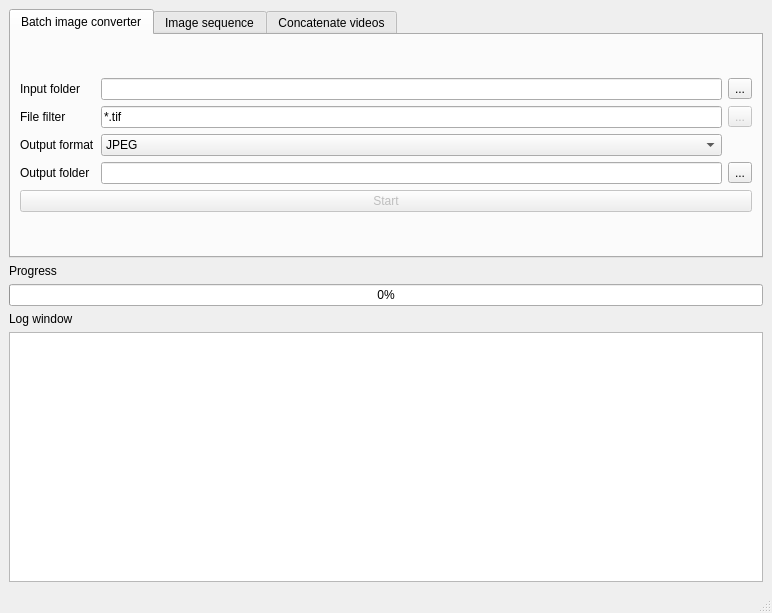
<?xml version="1.0" encoding="UTF-8"?>
<ui version="4.0">
 <class>MainWindow</class>
 <widget class="QMainWindow" name="MainWindow">
  <property name="geometry">
   <rect>
    <x>0</x>
    <y>0</y>
    <width>772</width>
    <height>613</height>
   </rect>
  </property>
  <property name="windowTitle">
   <string>MovieMaker</string>
  </property>
  <property name="windowIcon">
   <iconset resource="resource.qrc">
    <normaloff>:/resources/icons8-bobina-40.png</normaloff>:/resources/icons8-bobina-40.png</iconset>
  </property>
  <property name="unifiedTitleAndToolBarOnMac">
   <bool>false</bool>
  </property>
  <widget class="QWidget" name="centralwidget">
   <layout class="QVBoxLayout" name="verticalLayout_13">
    <item>
     <layout class="QVBoxLayout" name="verticalLayout_12">
      <item>
       <widget class="QTabWidget" name="tab_moviemaker">
        <property name="toolTip">
         <string/>
        </property>
        <property name="currentIndex">
         <number>0</number>
        </property>
        <widget class="QWidget" name="tab">
         <attribute name="title">
          <string>Batch image converter</string>
         </attribute>
         <layout class="QVBoxLayout" name="verticalLayout_11">
          <item>
           <layout class="QVBoxLayout" name="verticalLayout_9">
            <item>
             <layout class="QGridLayout" name="gridLayout_4">
              <item row="0" column="0">
               <widget class="QLabel" name="label_10">
                <property name="text">
                 <string>Input folder</string>
                </property>
                <property name="buddy">
                 <cstring>converter_input_path_text</cstring>
                </property>
               </widget>
              </item>
              <item row="0" column="1">
               <widget class="QLineEdit" name="converter_input_path_text">
                <property name="minimumSize">
                 <size>
                  <width>300</width>
                  <height>0</height>
                 </size>
                </property>
                <property name="toolTip">
                 <string>&lt;html&gt;&lt;head/&gt;&lt;body&gt;&lt;p&gt;&lt;span style=&quot; font-weight:600;&quot;&gt;Input directory&lt;/span&gt;&lt;/p&gt;&lt;/body&gt;&lt;/html&gt;</string>
                </property>
               </widget>
              </item>
              <item row="0" column="2">
               <widget class="QToolButton" name="converter_input_path_button">
                <property name="toolTip">
                 <string>&lt;html&gt;&lt;head/&gt;&lt;body&gt;&lt;p&gt;&lt;span style=&quot; font-weight:600;&quot;&gt;Open a file dialog window&lt;/span&gt;&lt;/p&gt;&lt;p&gt;And select the directory containing the input files you want to convert&lt;/p&gt;&lt;/body&gt;&lt;/html&gt;</string>
                </property>
                <property name="text">
                 <string>...</string>
                </property>
                <property name="icon">
                 <iconset resource="resource.qrc">
                  <normaloff>:/resources/icons8-opened-folder-30.png</normaloff>:/resources/icons8-opened-folder-30.png</iconset>
                </property>
               </widget>
              </item>
              <item row="1" column="0">
               <widget class="QLabel" name="label_11">
                <property name="text">
                 <string>File filter</string>
                </property>
                <property name="buddy">
                 <cstring>converter_file_filter_text</cstring>
                </property>
               </widget>
              </item>
              <item row="1" column="1">
               <widget class="QLineEdit" name="converter_file_filter_text">
                <property name="minimumSize">
                 <size>
                  <width>300</width>
                  <height>0</height>
                 </size>
                </property>
                <property name="toolTip">
                 <string>&lt;html&gt;&lt;head/&gt;&lt;body&gt;&lt;p&gt;Use wildcards (* and ?) to define your selection filter&lt;/p&gt;&lt;/body&gt;&lt;/html&gt;</string>
                </property>
                <property name="text">
                 <string>*.tif</string>
                </property>
               </widget>
              </item>
              <item row="1" column="2">
               <widget class="QToolButton" name="converter_test_filter_button">
                <property name="enabled">
                 <bool>false</bool>
                </property>
                <property name="toolTip">
                 <string>&lt;html&gt;&lt;head/&gt;&lt;body&gt;&lt;p&gt;&lt;span style=&quot; font-weight:600;&quot;&gt;Check if the filter is matching your selection.&lt;/span&gt;&lt;/p&gt;&lt;p&gt;A list of selected files is displayed in the log window.&lt;/p&gt;&lt;/body&gt;&lt;/html&gt;</string>
                </property>
                <property name="text">
                 <string>...</string>
                </property>
                <property name="icon">
                 <iconset resource="resource.qrc">
                  <normaloff>:/resources/icons8-ok-30.png</normaloff>:/resources/icons8-ok-30.png</iconset>
                </property>
               </widget>
              </item>
              <item row="2" column="0">
               <widget class="QLabel" name="label_13">
                <property name="text">
                 <string>Output format</string>
                </property>
                <property name="buddy">
                 <cstring>converter_output_format_combobox</cstring>
                </property>
               </widget>
              </item>
              <item row="2" column="1">
               <widget class="QComboBox" name="converter_output_format_combobox">
                <property name="minimumSize">
                 <size>
                  <width>300</width>
                  <height>0</height>
                 </size>
                </property>
                <property name="toolTip">
                 <string>&lt;html&gt;&lt;head/&gt;&lt;body&gt;&lt;p&gt;Select the output file format&lt;/p&gt;&lt;/body&gt;&lt;/html&gt;</string>
                </property>
                <property name="currentIndex">
                 <number>0</number>
                </property>
                <item>
                 <property name="text">
                  <string comment="JPG">JPEG</string>
                 </property>
                </item>
                <item>
                 <property name="text">
                  <string comment="PNG">PNG</string>
                 </property>
                </item>
               </widget>
              </item>
              <item row="3" column="0">
               <widget class="QLabel" name="label_12">
                <property name="text">
                 <string>Output folder</string>
                </property>
                <property name="buddy">
                 <cstring>converter_output_path_text</cstring>
                </property>
               </widget>
              </item>
              <item row="3" column="1">
               <widget class="QLineEdit" name="converter_output_path_text">
                <property name="minimumSize">
                 <size>
                  <width>300</width>
                  <height>0</height>
                 </size>
                </property>
                <property name="toolTip">
                 <string>&lt;html&gt;&lt;head/&gt;&lt;body&gt;&lt;p&gt;Output folder&lt;/p&gt;&lt;/body&gt;&lt;/html&gt;</string>
                </property>
               </widget>
              </item>
              <item row="3" column="2">
               <widget class="QToolButton" name="converter_output_path_button">
                <property name="text">
                 <string>...</string>
                </property>
                <property name="icon">
                 <iconset resource="resource.qrc">
                  <normaloff>:/resources/icons8-opened-folder-30.png</normaloff>:/resources/icons8-opened-folder-30.png</iconset>
                </property>
               </widget>
              </item>
             </layout>
            </item>
            <item>
             <widget class="QPushButton" name="converter_start_button">
              <property name="enabled">
               <bool>false</bool>
              </property>
              <property name="sizePolicy">
               <sizepolicy hsizetype="Minimum" vsizetype="Fixed">
                <horstretch>0</horstretch>
                <verstretch>0</verstretch>
               </sizepolicy>
              </property>
              <property name="toolTip">
               <string>&lt;html&gt;&lt;head/&gt;&lt;body&gt;&lt;p&gt;Start the batch conversion&lt;/p&gt;&lt;/body&gt;&lt;/html&gt;</string>
              </property>
              <property name="text">
               <string>Start</string>
              </property>
              <property name="icon">
               <iconset resource="resource.qrc">
                <normaloff>:/resources/icons8-start-30.png</normaloff>:/resources/icons8-start-30.png</iconset>
              </property>
             </widget>
            </item>
           </layout>
          </item>
         </layout>
        </widget>
        <widget class="QWidget" name="tab_imagesequence">
         <attribute name="title">
          <string>Image sequence</string>
         </attribute>
         <layout class="QVBoxLayout" name="verticalLayout_10">
          <item>
           <layout class="QGridLayout" name="gridLayout_2">
            <item row="0" column="0">
             <widget class="QLabel" name="label">
              <property name="text">
               <string>Input folder</string>
              </property>
              <property name="buddy">
               <cstring>sequence_image_path_text</cstring>
              </property>
             </widget>
            </item>
            <item row="0" column="1">
             <widget class="QLineEdit" name="sequence_image_path_text">
              <property name="minimumSize">
               <size>
                <width>300</width>
                <height>0</height>
               </size>
              </property>
              <property name="toolTip">
               <string>&lt;html&gt;&lt;head/&gt;&lt;body&gt;&lt;p&gt;Folder containig the images to build the video sequence&lt;/p&gt;&lt;/body&gt;&lt;/html&gt;</string>
              </property>
             </widget>
            </item>
            <item row="0" column="2">
             <widget class="QToolButton" name="sequence_input_open_folder_button">
              <property name="toolTip">
               <string>&lt;html&gt;&lt;head/&gt;&lt;body&gt;&lt;p&gt;Open a file dialog window to select the input folder&lt;/p&gt;&lt;/body&gt;&lt;/html&gt;</string>
              </property>
              <property name="text">
               <string>...</string>
              </property>
              <property name="icon">
               <iconset resource="resource.qrc">
                <normaloff>:/resources/icons8-opened-folder-30.png</normaloff>:/resources/icons8-opened-folder-30.png</iconset>
              </property>
             </widget>
            </item>
            <item row="1" column="0">
             <widget class="QLabel" name="label_2">
              <property name="text">
               <string>Image filter</string>
              </property>
              <property name="buddy">
               <cstring>sequence_image_filter_text</cstring>
              </property>
             </widget>
            </item>
            <item row="1" column="1">
             <widget class="QLineEdit" name="sequence_image_filter_text">
              <property name="minimumSize">
               <size>
                <width>0</width>
                <height>0</height>
               </size>
              </property>
              <property name="toolTip">
               <string>&lt;html&gt;&lt;head/&gt;&lt;body&gt;&lt;p&gt;Use wildcards (* and ?) to filter the files in the input folder.&lt;/p&gt;&lt;/body&gt;&lt;/html&gt;</string>
              </property>
              <property name="text">
               <string>*.jpeg</string>
              </property>
             </widget>
            </item>
            <item row="2" column="0">
             <widget class="QLabel" name="label_3">
              <property name="text">
               <string>Output video filename</string>
              </property>
              <property name="buddy">
               <cstring>sequence_output_filename_text</cstring>
              </property>
             </widget>
            </item>
            <item row="2" column="1">
             <widget class="QLineEdit" name="sequence_output_filename_text">
              <property name="minimumSize">
               <size>
                <width>0</width>
                <height>0</height>
               </size>
              </property>
              <property name="toolTip">
               <string>&lt;html&gt;&lt;head/&gt;&lt;body&gt;&lt;p&gt;Filename of the output image sequence movie.&lt;/p&gt;&lt;/body&gt;&lt;/html&gt;</string>
              </property>
             </widget>
            </item>
            <item row="2" column="2">
             <widget class="QToolButton" name="sequence_output_filename_button">
              <property name="toolTip">
               <string>&lt;html&gt;&lt;head/&gt;&lt;body&gt;&lt;p&gt;Open a file dialog window to select the output file name&lt;/p&gt;&lt;/body&gt;&lt;/html&gt;</string>
              </property>
              <property name="text">
               <string>...</string>
              </property>
              <property name="icon">
               <iconset resource="resource.qrc">
                <normaloff>:/resources/icons8-opened-folder-30.png</normaloff>:/resources/icons8-opened-folder-30.png</iconset>
              </property>
             </widget>
            </item>
            <item row="1" column="2">
             <widget class="QToolButton" name="sequence_test_filter_button">
              <property name="enabled">
               <bool>false</bool>
              </property>
              <property name="toolTip">
               <string>&lt;html&gt;&lt;head/&gt;&lt;body&gt;&lt;p&gt;Check the it the filter is matching your selection. &lt;/p&gt;&lt;p&gt;The output is displayed in the log window.&lt;/p&gt;&lt;/body&gt;&lt;/html&gt;</string>
              </property>
              <property name="text">
               <string>...</string>
              </property>
              <property name="icon">
               <iconset resource="resource.qrc">
                <normaloff>:/resources/icons8-ok-30.png</normaloff>:/resources/icons8-ok-30.png</iconset>
              </property>
             </widget>
            </item>
           </layout>
          </item>
          <item>
           <layout class="QVBoxLayout" name="verticalLayout">
            <item>
             <widget class="QGroupBox" name="sequence_groupbox">
              <property name="title">
               <string>Advanced options</string>
              </property>
              <layout class="QVBoxLayout" name="verticalLayout_3">
               <item>
                <layout class="QVBoxLayout" name="verticalLayout_2">
                 <item>
                  <layout class="QHBoxLayout" name="horizontalLayout_4">
                   <item>
                    <widget class="QLabel" name="label_4">
                     <property name="text">
                      <string>FPS</string>
                     </property>
                     <property name="buddy">
                      <cstring>sequence_fpb_spin</cstring>
                     </property>
                    </widget>
                   </item>
                   <item>
                    <widget class="QDoubleSpinBox" name="sequence_fpb_spin">
                     <property name="toolTip">
                      <string>&lt;html&gt;&lt;head/&gt;&lt;body&gt;&lt;p&gt;Select a number of frame to display in a second.&lt;/p&gt;&lt;/body&gt;&lt;/html&gt;</string>
                     </property>
                     <property name="prefix">
                      <string/>
                     </property>
                     <property name="minimum">
                      <double>0.100000000000000</double>
                     </property>
                     <property name="singleStep">
                      <double>0.010000000000000</double>
                     </property>
                     <property name="value">
                      <double>4.000000000000000</double>
                     </property>
                    </widget>
                   </item>
                  </layout>
                 </item>
                </layout>
               </item>
              </layout>
             </widget>
            </item>
            <item>
             <widget class="QPushButton" name="sequence_start_button">
              <property name="enabled">
               <bool>false</bool>
              </property>
              <property name="sizePolicy">
               <sizepolicy hsizetype="Minimum" vsizetype="Fixed">
                <horstretch>0</horstretch>
                <verstretch>0</verstretch>
               </sizepolicy>
              </property>
              <property name="toolTip">
               <string>&lt;html&gt;&lt;head/&gt;&lt;body&gt;&lt;p&gt;Start the image sequence composition&lt;/p&gt;&lt;/body&gt;&lt;/html&gt;</string>
              </property>
              <property name="text">
               <string>Start</string>
              </property>
              <property name="icon">
               <iconset resource="resource.qrc">
                <normaloff>:/resources/icons8-start-30.png</normaloff>:/resources/icons8-start-30.png</iconset>
              </property>
             </widget>
            </item>
           </layout>
          </item>
         </layout>
        </widget>
        <widget class="QWidget" name="tab_concatenate">
         <attribute name="title">
          <string>Concatenate videos</string>
         </attribute>
         <layout class="QVBoxLayout" name="verticalLayout_5">
          <item>
           <layout class="QVBoxLayout" name="verticalLayout_4">
            <item>
             <layout class="QVBoxLayout" name="verticalLayout_7">
              <item>
               <widget class="QGroupBox" name="groupBox">
                <property name="title">
                 <string>Input files</string>
                </property>
                <layout class="QHBoxLayout" name="horizontalLayout_2">
                 <item>
                  <layout class="QGridLayout" name="gridLayout">
                   <item row="0" column="1">
                    <widget class="QLineEdit" name="join_video1_path_text">
                     <property name="minimumSize">
                      <size>
                       <width>200</width>
                       <height>0</height>
                      </size>
                     </property>
                     <property name="toolTip">
                      <string>&lt;html&gt;&lt;head/&gt;&lt;body&gt;&lt;p&gt;Filename of the first video&lt;/p&gt;&lt;/body&gt;&lt;/html&gt;</string>
                     </property>
                    </widget>
                   </item>
                   <item row="1" column="0">
                    <widget class="QLabel" name="label_8">
                     <property name="text">
                      <string>Second video</string>
                     </property>
                     <property name="buddy">
                      <cstring>join_video2_path_text</cstring>
                     </property>
                    </widget>
                   </item>
                   <item row="1" column="1">
                    <widget class="QLineEdit" name="join_video2_path_text">
                     <property name="minimumSize">
                      <size>
                       <width>200</width>
                       <height>0</height>
                      </size>
                     </property>
                     <property name="toolTip">
                      <string>&lt;html&gt;&lt;head/&gt;&lt;body&gt;&lt;p&gt;Filename of the second video&lt;/p&gt;&lt;/body&gt;&lt;/html&gt;</string>
                     </property>
                    </widget>
                   </item>
                   <item row="0" column="0">
                    <widget class="QLabel" name="label_7">
                     <property name="text">
                      <string>First video</string>
                     </property>
                     <property name="buddy">
                      <cstring>join_video1_path_text</cstring>
                     </property>
                    </widget>
                   </item>
                   <item row="1" column="2">
                    <widget class="QToolButton" name="join_open_video2_button">
                     <property name="text">
                      <string>...</string>
                     </property>
                     <property name="icon">
                      <iconset resource="resource.qrc">
                       <normaloff>:/resources/icons8-opened-folder-30.png</normaloff>:/resources/icons8-opened-folder-30.png</iconset>
                     </property>
                    </widget>
                   </item>
                   <item row="0" column="2">
                    <widget class="QToolButton" name="join_open_video1_button">
                     <property name="text">
                      <string>...</string>
                     </property>
                     <property name="icon">
                      <iconset resource="resource.qrc">
                       <normaloff>:/resources/icons8-opened-folder-30.png</normaloff>:/resources/icons8-opened-folder-30.png</iconset>
                     </property>
                    </widget>
                   </item>
                  </layout>
                 </item>
                </layout>
               </widget>
              </item>
              <item>
               <widget class="QGroupBox" name="groupBox_2">
                <property name="title">
                 <string>Output file</string>
                </property>
                <layout class="QHBoxLayout" name="horizontalLayout_3">
                 <item>
                  <layout class="QGridLayout" name="gridLayout_3">
                   <item row="0" column="0">
                    <widget class="QLabel" name="label_9">
                     <property name="text">
                      <string>Output video</string>
                     </property>
                     <property name="buddy">
                      <cstring>join_outputvideo_path_text</cstring>
                     </property>
                    </widget>
                   </item>
                   <item row="0" column="1">
                    <widget class="QLineEdit" name="join_outputvideo_path_text">
                     <property name="minimumSize">
                      <size>
                       <width>200</width>
                       <height>0</height>
                      </size>
                     </property>
                     <property name="toolTip">
                      <string>&lt;html&gt;&lt;head/&gt;&lt;body&gt;&lt;p&gt;Filename of the output video&lt;/p&gt;&lt;/body&gt;&lt;/html&gt;</string>
                     </property>
                    </widget>
                   </item>
                   <item row="0" column="2">
                    <widget class="QToolButton" name="join_open_output_video_button">
                     <property name="text">
                      <string>...</string>
                     </property>
                     <property name="icon">
                      <iconset resource="resource.qrc">
                       <normaloff>:/resources/icons8-opened-folder-30.png</normaloff>:/resources/icons8-opened-folder-30.png</iconset>
                     </property>
                    </widget>
                   </item>
                  </layout>
                 </item>
                </layout>
               </widget>
              </item>
             </layout>
            </item>
            <item>
             <widget class="QPushButton" name="join_start_button">
              <property name="enabled">
               <bool>false</bool>
              </property>
              <property name="focusPolicy">
               <enum>Qt::NoFocus</enum>
              </property>
              <property name="toolTip">
               <string>&lt;html&gt;&lt;head/&gt;&lt;body&gt;&lt;p&gt;Start to join the videos&lt;/p&gt;&lt;/body&gt;&lt;/html&gt;</string>
              </property>
              <property name="text">
               <string>Start</string>
              </property>
              <property name="icon">
               <iconset resource="resource.qrc">
                <normaloff>:/resources/icons8-start-30.png</normaloff>:/resources/icons8-start-30.png</iconset>
              </property>
             </widget>
            </item>
           </layout>
          </item>
         </layout>
        </widget>
       </widget>
      </item>
      <item>
       <layout class="QVBoxLayout" name="verticalLayout_6">
        <item>
         <widget class="QLabel" name="progressbar_label">
          <property name="text">
           <string>Progress</string>
          </property>
         </widget>
        </item>
        <item>
         <widget class="QProgressBar" name="progressBar">
          <property name="value">
           <number>0</number>
          </property>
          <property name="textVisible">
           <bool>true</bool>
          </property>
         </widget>
        </item>
       </layout>
      </item>
      <item>
       <layout class="QVBoxLayout" name="verticalLayout_8">
        <item>
         <widget class="QLabel" name="label_6">
          <property name="text">
           <string>Log window</string>
          </property>
          <property name="buddy">
           <cstring>messagewindow</cstring>
          </property>
         </widget>
        </item>
        <item>
         <widget class="QPlainTextEdit" name="messagewindow">
          <property name="minimumSize">
           <size>
            <width>750</width>
            <height>250</height>
           </size>
          </property>
          <property name="readOnly">
           <bool>true</bool>
          </property>
         </widget>
        </item>
       </layout>
      </item>
     </layout>
    </item>
   </layout>
  </widget>
  <widget class="QMenuBar" name="menubar">
   <property name="geometry">
    <rect>
     <x>0</x>
     <y>0</y>
     <width>772</width>
     <height>21</height>
    </rect>
   </property>
  </widget>
  <widget class="QStatusBar" name="statusbar"/>
 </widget>
 <tabstops>
  <tabstop>tab_moviemaker</tabstop>
  <tabstop>converter_input_path_text</tabstop>
  <tabstop>converter_input_path_button</tabstop>
  <tabstop>converter_file_filter_text</tabstop>
  <tabstop>converter_test_filter_button</tabstop>
  <tabstop>converter_output_format_combobox</tabstop>
  <tabstop>converter_output_path_text</tabstop>
  <tabstop>converter_output_path_button</tabstop>
  <tabstop>converter_start_button</tabstop>
  <tabstop>sequence_image_path_text</tabstop>
  <tabstop>sequence_input_open_folder_button</tabstop>
  <tabstop>sequence_image_filter_text</tabstop>
  <tabstop>sequence_test_filter_button</tabstop>
  <tabstop>sequence_output_filename_text</tabstop>
  <tabstop>sequence_output_filename_button</tabstop>
  <tabstop>sequence_fpb_spin</tabstop>
  <tabstop>sequence_start_button</tabstop>
  <tabstop>join_video1_path_text</tabstop>
  <tabstop>join_open_video1_button</tabstop>
  <tabstop>join_video2_path_text</tabstop>
  <tabstop>join_open_video2_button</tabstop>
  <tabstop>join_outputvideo_path_text</tabstop>
  <tabstop>join_open_output_video_button</tabstop>
  <tabstop>messagewindow</tabstop>
 </tabstops>
 <resources>
  <include location="resource.qrc"/>
 </resources>
 <connections>
  <connection>
   <sender>sequence_input_open_folder_button</sender>
   <signal>clicked()</signal>
   <receiver>MainWindow</receiver>
   <slot>sequence_open_input_folder()</slot>
   <hints>
    <hint type="sourcelabel">
     <x>120</x>
     <y>91</y>
    </hint>
    <hint type="destinationlabel">
     <x>521</x>
     <y>32</y>
    </hint>
   </hints>
  </connection>
  <connection>
   <sender>sequence_output_filename_button</sender>
   <signal>clicked()</signal>
   <receiver>MainWindow</receiver>
   <slot>sequence_open_output_file()</slot>
   <hints>
    <hint type="sourcelabel">
     <x>120</x>
     <y>91</y>
    </hint>
    <hint type="destinationlabel">
     <x>288</x>
     <y>31</y>
    </hint>
   </hints>
  </connection>
  <connection>
   <sender>join_open_video1_button</sender>
   <signal>clicked()</signal>
   <receiver>MainWindow</receiver>
   <slot>join_open_video1()</slot>
   <hints>
    <hint type="sourcelabel">
     <x>735</x>
     <y>109</y>
    </hint>
    <hint type="destinationlabel">
     <x>518</x>
     <y>314</y>
    </hint>
   </hints>
  </connection>
  <connection>
   <sender>join_open_video2_button</sender>
   <signal>clicked()</signal>
   <receiver>MainWindow</receiver>
   <slot>join_open_video2()</slot>
   <hints>
    <hint type="sourcelabel">
     <x>735</x>
     <y>137</y>
    </hint>
    <hint type="destinationlabel">
     <x>514</x>
     <y>303</y>
    </hint>
   </hints>
  </connection>
  <connection>
   <sender>join_open_output_video_button</sender>
   <signal>clicked()</signal>
   <receiver>MainWindow</receiver>
   <slot>join_open_output_video()</slot>
   <hints>
    <hint type="sourcelabel">
     <x>735</x>
     <y>200</y>
    </hint>
    <hint type="destinationlabel">
     <x>517</x>
     <y>269</y>
    </hint>
   </hints>
  </connection>
  <connection>
   <sender>sequence_test_filter_button</sender>
   <signal>clicked()</signal>
   <receiver>MainWindow</receiver>
   <slot>sequence_test_filter()</slot>
   <hints>
    <hint type="sourcelabel">
     <x>120</x>
     <y>91</y>
    </hint>
    <hint type="destinationlabel">
     <x>514</x>
     <y>577</y>
    </hint>
   </hints>
  </connection>
  <connection>
   <sender>sequence_image_path_text</sender>
   <signal>editingFinished()</signal>
   <receiver>MainWindow</receiver>
   <slot>sequence_validate_start()</slot>
   <hints>
    <hint type="sourcelabel">
     <x>276</x>
     <y>66</y>
    </hint>
    <hint type="destinationlabel">
     <x>328</x>
     <y>26</y>
    </hint>
   </hints>
  </connection>
  <connection>
   <sender>sequence_image_filter_text</sender>
   <signal>editingFinished()</signal>
   <receiver>MainWindow</receiver>
   <slot>sequence_validate_start()</slot>
   <hints>
    <hint type="sourcelabel">
     <x>120</x>
     <y>91</y>
    </hint>
    <hint type="destinationlabel">
     <x>516</x>
     <y>98</y>
    </hint>
   </hints>
  </connection>
  <connection>
   <sender>sequence_output_filename_text</sender>
   <signal>editingFinished()</signal>
   <receiver>MainWindow</receiver>
   <slot>sequence_validate_start()</slot>
   <hints>
    <hint type="sourcelabel">
     <x>120</x>
     <y>91</y>
    </hint>
    <hint type="destinationlabel">
     <x>514</x>
     <y>169</y>
    </hint>
   </hints>
  </connection>
  <connection>
   <sender>converter_input_path_button</sender>
   <signal>clicked()</signal>
   <receiver>MainWindow</receiver>
   <slot>converter_open_input_folder()</slot>
   <hints>
    <hint type="sourcelabel">
     <x>746</x>
     <y>94</y>
    </hint>
    <hint type="destinationlabel">
     <x>483</x>
     <y>588</y>
    </hint>
   </hints>
  </connection>
  <connection>
   <sender>converter_test_filter_button</sender>
   <signal>clicked()</signal>
   <receiver>MainWindow</receiver>
   <slot>converter_test_filter()</slot>
   <hints>
    <hint type="sourcelabel">
     <x>746</x>
     <y>131</y>
    </hint>
    <hint type="destinationlabel">
     <x>446</x>
     <y>585</y>
    </hint>
   </hints>
  </connection>
  <connection>
   <sender>converter_output_path_button</sender>
   <signal>clicked()</signal>
   <receiver>MainWindow</receiver>
   <slot>converter_open_output_folder()</slot>
   <hints>
    <hint type="sourcelabel">
     <x>746</x>
     <y>203</y>
    </hint>
    <hint type="destinationlabel">
     <x>324</x>
     <y>585</y>
    </hint>
   </hints>
  </connection>
  <connection>
   <sender>converter_input_path_text</sender>
   <signal>editingFinished()</signal>
   <receiver>MainWindow</receiver>
   <slot>converter_validate_start()</slot>
   <hints>
    <hint type="sourcelabel">
     <x>198</x>
     <y>93</y>
    </hint>
    <hint type="destinationlabel">
     <x>766</x>
     <y>587</y>
    </hint>
   </hints>
  </connection>
  <connection>
   <sender>converter_file_filter_text</sender>
   <signal>editingFinished()</signal>
   <receiver>MainWindow</receiver>
   <slot>converter_validate_start()</slot>
   <hints>
    <hint type="sourcelabel">
     <x>267</x>
     <y>130</y>
    </hint>
    <hint type="destinationlabel">
     <x>29</x>
     <y>586</y>
    </hint>
   </hints>
  </connection>
  <connection>
   <sender>converter_output_path_text</sender>
   <signal>editingFinished()</signal>
   <receiver>MainWindow</receiver>
   <slot>converter_validate_start()</slot>
   <hints>
    <hint type="sourcelabel">
     <x>156</x>
     <y>199</y>
    </hint>
    <hint type="destinationlabel">
     <x>47</x>
     <y>590</y>
    </hint>
   </hints>
  </connection>
  <connection>
   <sender>converter_output_format_combobox</sender>
   <signal>currentIndexChanged(QString)</signal>
   <receiver>MainWindow</receiver>
   <slot>converter_validate_start()</slot>
   <hints>
    <hint type="sourcelabel">
     <x>407</x>
     <y>165</y>
    </hint>
    <hint type="destinationlabel">
     <x>385</x>
     <y>306</y>
    </hint>
   </hints>
  </connection>
  <connection>
   <sender>sequence_fpb_spin</sender>
   <signal>valueChanged(double)</signal>
   <receiver>MainWindow</receiver>
   <slot>sequence_validate_start()</slot>
   <hints>
    <hint type="sourcelabel">
     <x>120</x>
     <y>100</y>
    </hint>
    <hint type="destinationlabel">
     <x>711</x>
     <y>592</y>
    </hint>
   </hints>
  </connection>
  <connection>
   <sender>join_video1_path_text</sender>
   <signal>editingFinished()</signal>
   <receiver>MainWindow</receiver>
   <slot>join_validate_start()</slot>
   <hints>
    <hint type="sourcelabel">
     <x>261</x>
     <y>102</y>
    </hint>
    <hint type="destinationlabel">
     <x>570</x>
     <y>23</y>
    </hint>
   </hints>
  </connection>
  <connection>
   <sender>join_video2_path_text</sender>
   <signal>editingFinished()</signal>
   <receiver>MainWindow</receiver>
   <slot>join_validate_start()</slot>
   <hints>
    <hint type="sourcelabel">
     <x>339</x>
     <y>124</y>
    </hint>
    <hint type="destinationlabel">
     <x>720</x>
     <y>22</y>
    </hint>
   </hints>
  </connection>
  <connection>
   <sender>join_outputvideo_path_text</sender>
   <signal>editingFinished()</signal>
   <receiver>MainWindow</receiver>
   <slot>join_validate_start()</slot>
   <hints>
    <hint type="sourcelabel">
     <x>536</x>
     <y>189</y>
    </hint>
    <hint type="destinationlabel">
     <x>693</x>
     <y>26</y>
    </hint>
   </hints>
  </connection>
 </connections>
 <slots>
  <slot>sequence_test_filter()</slot>
  <slot>sequence_open_input_folder()</slot>
  <slot>sequence_open_output_file()</slot>
  <slot>sequence_open_temp_folder()</slot>
  <slot>sequence_start()</slot>
  <slot>join_start()</slot>
  <slot>join_open_video1()</slot>
  <slot>join_open_video2()</slot>
  <slot>join_open_output_video()</slot>
  <slot>sequence_validate_start()</slot>
  <slot>converter_open_input_folder()</slot>
  <slot>converter_test_filter()</slot>
  <slot>converter_open_output_folder()</slot>
  <slot>converter_start()</slot>
  <slot>converter_validate_start()</slot>
  <slot>prefill_sequence_input_folder()</slot>
  <slot>join_validate_start()</slot>
 </slots>
</ui>
